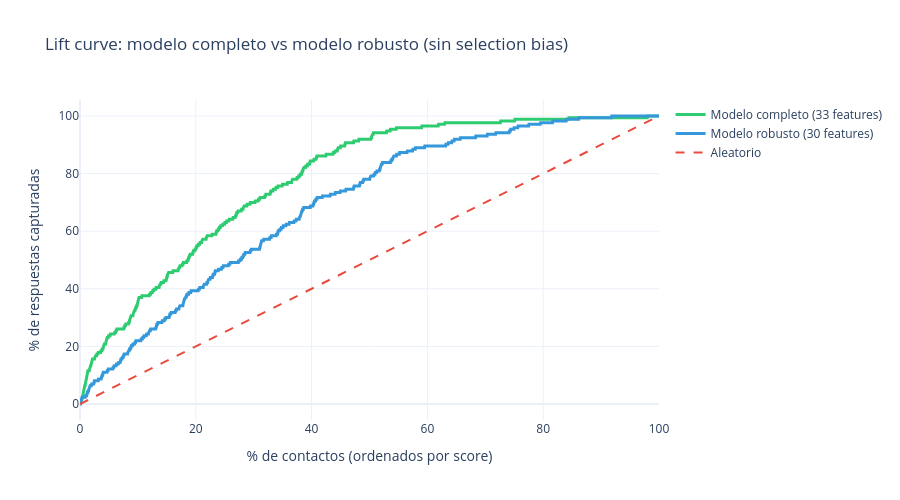

This figure's notebook cell:
### Code cell
# Lift curve comparativa: modelo completo vs robusto
fig = go.Figure()

for name, probas, color in [
    ('Modelo completo (33 features)', winner['test_probas'], '#2ecc71'),
    ('Modelo robusto (30 features)', robust_probas, '#3498db'),
]:
    sorted_idx = np.argsort(-probas)
    y_sorted = np.array(y_test)[sorted_idx]
    n = len(y_sorted)
    cum_pos = np.cumsum(y_sorted)
    total_pos = y_sorted.sum()
    pct_x = np.arange(1, n+1) / n * 100
    pct_y = cum_pos / total_pos * 100
    fig.add_trace(go.Scatter(x=pct_x, y=pct_y, mode='lines', name=name,
                              line=dict(color=color, width=3)))

fig.add_trace(go.Scatter(x=[0, 100], y=[0, 100], mode='lines', name='Aleatorio',
                          line=dict(color='#e74c3c', width=2, dash='dash')))

fig.update_layout(
    title='Lift curve: modelo completo vs modelo robusto (sin selection bias)',
    xaxis_title='% de contactos (ordenados por score)',
    yaxis_title='% de respuestas capturadas',
    height=500,
)
fig.show()

# Tabla comparativa de deciles
print('\n=== Lift por deciles: modelo robusto ===')
sorted_idx_r = np.argsort(-robust_probas)
y_sorted_r = np.array(y_test)[sorted_idx_r]
cum_pos_r = np.cumsum(y_sorted_r)
total_pos_r = y_sorted_r.sum()
n_r = len(y_sorted_r)

for pct in [5, 10, 20, 30, 50]:
    idx = int(n_r * pct / 100)
    captured = cum_pos_r[idx-1] / total_pos_r * 100
    precision = cum_pos_r[idx-1] / idx * 100
    lift = (cum_pos_r[idx-1] / idx) / (total_pos_r / n_r)
    print(f'  Top {pct:2d}%: {captured:5.1f}% capturado, precision={precision:.1f}%, lift={lift:.1f}x')

### Figure 1 — Plotly figure (JSON) as saved in the notebook; plotly's stock layout.template omitted (floating-point values rounded to 4 significant figures; data arrays with more than 128 entries replaced by an {"elided": "..."} marker saying what was removed)
{"data": [{"line": {"color": "#2ecc71", "width": 3}, "mode": "lines", "name": "Modelo completo (33 features)", "type": "scatter", "x": {"elided": "2190 float values"}, "y": {"elided": "2190 float values"}}, {"line": {"color": "#3498db", "width": 3}, "mode": "lines", "name": "Modelo robusto (30 features)", "type": "scatter", "x": {"elided": "2190 float values"}, "y": {"elided": "2190 float values"}}, {"line": {"color": "#e74c3c", "dash": "dash", "width": 2}, "mode": "lines", "name": "Aleatorio", "type": "scatter", "x": [0, 100], "y": [0, 100]}], "layout": {"height": 500, "title": {"text": "Lift curve: modelo completo vs modelo robusto (sin selection bias)"}, "xaxis": {"title": {"text": "% de contactos (ordenados por score)"}}, "yaxis": {"title": {"text": "% de respuestas capturadas"}}}}
